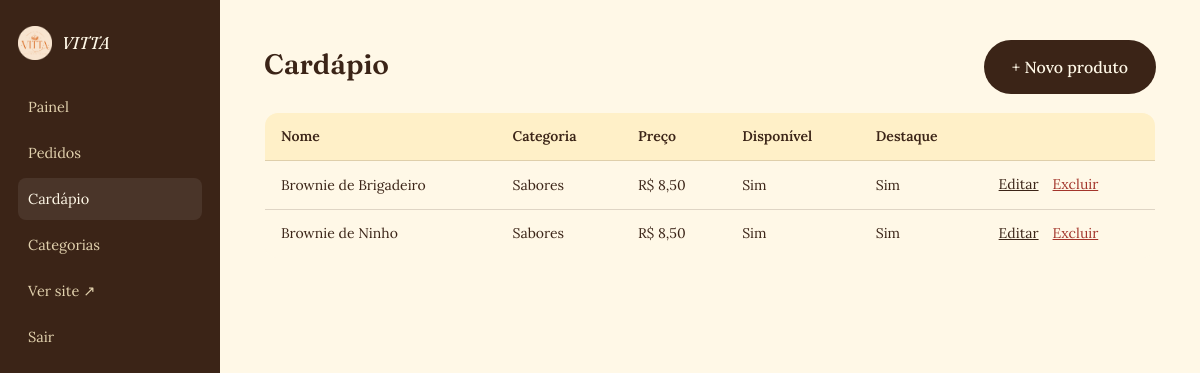
The app's page /admin/produtos (signed in) with its own data.
### models.py (models this page shows, shortened)
class Produto(db.Model):
    __tablename__ = "produtos"
    id = db.Column(db.Integer, primary_key=True)
    nome = db.Column(db.String(120), nullable=False)
    descricao = db.Column(db.Text, nullable=True)
    preco = db.Column(db.Numeric(10, 2), nullable=False)
    imagem_url = db.Column(db.String(300), nullable=True)
    disponivel = db.Column(db.Boolean, default=True)
    destaque = db.Column(db.Boolean, default=False)
    tag = db.Column(db.String(60), nullable=True)          # ex: "o original"
    ingredientes = db.Column(db.Text, nullable=True)
    alergenos = db.Column(db.Text, nullable=True)
    categoria_id = db.Column(db.Integer, db.ForeignKey("categorias.id"), nullable=True)
    criado_em = db.Column(db.DateTime, default=datetime.utcnow)
    def preco_formatado(self):
        return f"R$ {self.preco:.2f}".replace(".", ",")

class Categoria(db.Model):
    __tablename__ = "categorias"
    id = db.Column(db.Integer, primary_key=True)
    nome = db.Column(db.String(80), unique=True, nullable=False)
    ordem = db.Column(db.Integer, default=0)
    produtos = db.relationship(
        "Produto", backref="categoria", lazy=True, cascade="all, delete-orphan"
    )

### app.py (the view)
    @app.route("/admin/produtos")
    @login_required
    def admin_produtos():
        produtos = Produto.query.order_by(Produto.nome).all()
        return render_template("admin/produtos.html", produtos=produtos)

### templates/admin/produtos.html (shortened to what this page needs)
{% extends "admin/base_admin.html" %}
{% block admin_content %}
<div class="admin-topo-lista">
  <h1 class="titulo-pagina">Cardápio</h1>
  <a href="{{ url_for('admin_produto_novo') }}" class="btn btn-dark">+ Novo produto</a>
</div>
{% if produtos %}
<table class="admin-tabela">
  <thead>
    <tr><th>Nome</th><th>Categoria</th><th>Preço</th><th>Disponível</th><th>Destaque</th><th></th></tr>
  </thead>
  <tbody>
    {% for produto in produtos %}
    <tr>
      <td>{{ produto.nome }}</td>
      <td>{{ produto.categoria.nome if produto.categoria else '—' }}</td>
      <td>{{ produto.preco_formatado() }}</td>
      <td>{{ 'Sim' if produto.disponivel else 'Não' }}</td>
      <td>{{ 'Sim' if produto.destaque else 'Não' }}</td>
      <td class="admin-tabela-acoes">
        <a href="{{ url_for('admin_produto_editar', produto_id=produto.id) }}">Editar</a>
        <form method="POST" action="{{ url_for('admin_produto_excluir', produto_id=produto.id) }}" onsubmit="return confirm('Excluir este produto?');">
          <button type="submit" class="btn-link btn-perigo-link">Excluir</button>
        </form>
      </td>
    </tr>
    {% endfor %}
  </tbody>
</table>
{% else %}
<p>Nenhum produto cadastrado ainda. <a href="{{ url_for('admin_produto_novo') }}">Adicione o primeiro</a>.</p>
{% endif %}
{% endblock %}

### static/css/style.css (style rules this page uses)
:root { --cosmic: #FFF8E7; --butter: #FFF0C8; --orange: #F67D2C; --orange-deep: #D9601A; --toffee: #EAC896; --cacau: #3B2417; --cacau-soft: #6B4A34; --line: rgba(59, 36, 23, 0.16); --display: 'Fraunces', serif; --body: 'Lora', serif; }
* { box-sizing: border-box; }
html { scroll-behavior: smooth; }
body { margin: 0; background: var(--cosmic); color: var(--cacau); font-family: var(--body); font-size: 17px; line-height: 1.65; }
a { color: inherit; }
.btn { display: inline-flex; align-items: center; gap: 10px; background: var(--cacau); color: var(--cosmic); text-decoration: none; font-family: var(--body); font-weight: 500; font-size: 16px; padding: 14px 28px; border-radius: 999px; border: none; cursor: pointer; transition: background 0.2s, transform 0.15s; }
.btn-dark { background: var(--cacau); color: var(--cosmic); }

### static/css/admin.css (style rules this page uses)
.titulo-pagina { font-family: var(--display); font-weight: 600; font-size: 28px; margin: 0 0 6px; color: var(--cacau); }
.admin-body { margin: 0; background: var(--cosmic); }
.admin-topo-lista { display: flex; justify-content: space-between; align-items: center; flex-wrap: wrap; gap: 12px; }
.admin-tabela { width: 100%; border-collapse: collapse; margin-top: 18px; background: var(--cosmic); border: 1px solid var(--line); border-radius: 14px; overflow: hidden; }
.admin-tabela th, .admin-tabela td { text-align: left; padding: 12px 16px; border-bottom: 1px solid var(--line); font-size: 14px; }
.admin-tabela th { background: var(--butter); font-weight: 600; color: var(--cacau); }
.admin-tabela tr:last-child td { border-bottom: none; }
.admin-tabela-acoes { display: flex; gap: 14px; align-items: center; }
.admin-tabela-acoes form { display: inline; }
.btn-link { background: none; border: none; padding: 0; font: inherit; cursor: pointer; }
.btn-perigo-link { color: #a3352b; text-decoration: underline; }

### records on screen
Produto: nome "Brownie de Brigadeiro", categoria "Sabores", preco_formatado "R$ 8,50", disponivel "Sim", destaque "Sim"
Produto: nome "Brownie de Ninho", categoria "Sabores", preco_formatado "R$ 8,50", disponivel "Sim", destaque "Sim"

### other values on screen
{{ nome_empresa }} "VITTA"
